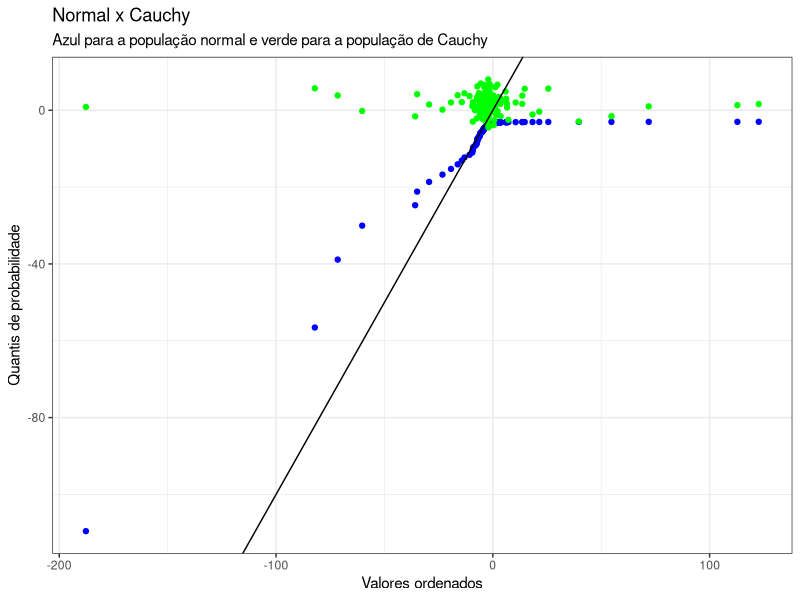

This chart was generated by the following R code:
library(ggplot2)

# X ~ Cauchy(loc = -3,scale = 1.8)

location <- -3
scale <- 1.8
n <- 185

set.seed(1280)

x <- rcauchy(n, location, scale)

# Os valores gerados ordenados por ordem crescente
x_ordered <- sort(x)

sequence <- c()
for (i in 1:n) {
    sequence[i] <- i/(n + i)
}

# Quantis de probabilidade
p_quantiles <- qcauchy(p = sequence, location, scale)

norm <- rnorm(n, 1.8, 2.6)

# gerar o grafico
ggplot() +
    geom_point(aes(x = x_ordered, y = p_quantiles), color = "blue") +
    geom_point(aes(x = x_ordered, y = norm), color = "green") +
    geom_abline(intercept = 0, slope = 1, color = "black") +
    labs(x = "Valores ordenados", y = "Quantis de probabilidade", title = "Normal x Cauchy", subtitle = "Azul para a população normal e verde para a população de Cauchy") +
    theme_bw()
